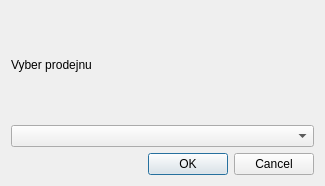
<?xml version="1.0" encoding="UTF-8"?>
<ui version="4.0">
 <class>vyberprodejnu</class>
 <widget class="QDialog" name="vyberprodejnu">
  <property name="geometry">
   <rect>
    <x>0</x>
    <y>0</y>
    <width>325</width>
    <height>186</height>
   </rect>
  </property>
  <property name="windowTitle">
   <string>Dialog</string>
  </property>
  <layout class="QVBoxLayout" name="verticalLayout">
   <item>
    <widget class="QLabel" name="label">
     <property name="text">
      <string>Vyber prodejnu</string>
     </property>
    </widget>
   </item>
   <item>
    <widget class="QComboBox" name="comboBox"/>
   </item>
   <item>
    <widget class="QDialogButtonBox" name="buttonBox">
     <property name="orientation">
      <enum>Qt::Horizontal</enum>
     </property>
     <property name="standardButtons">
      <set>QDialogButtonBox::Cancel|QDialogButtonBox::Ok</set>
     </property>
    </widget>
   </item>
  </layout>
 </widget>
 <resources/>
 <connections>
  <connection>
   <sender>buttonBox</sender>
   <signal>accepted()</signal>
   <receiver>vyberprodejnu</receiver>
   <slot>accept()</slot>
   <hints>
    <hint type="sourcelabel">
     <x>248</x>
     <y>254</y>
    </hint>
    <hint type="destinationlabel">
     <x>157</x>
     <y>274</y>
    </hint>
   </hints>
  </connection>
  <connection>
   <sender>buttonBox</sender>
   <signal>rejected()</signal>
   <receiver>vyberprodejnu</receiver>
   <slot>reject()</slot>
   <hints>
    <hint type="sourcelabel">
     <x>316</x>
     <y>260</y>
    </hint>
    <hint type="destinationlabel">
     <x>286</x>
     <y>274</y>
    </hint>
   </hints>
  </connection>
 </connections>
</ui>
